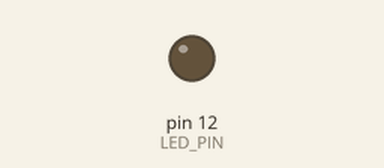
A sketch run on a simulated Arduino Uno, built with avr-gcc and run on an emulated ATmega328P. On the bench: output pins drawn as LEDs (lit = HIGH).

Above: at 0.2 s.
At 43.45 s:
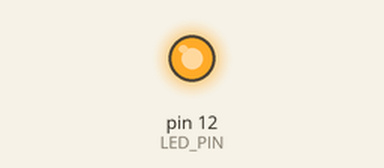
Timing chart, 0 to 44.2 s (numbered marks = the images above):
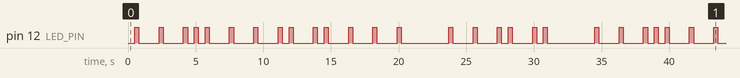

The sketch:

2f.ino
```cpp
#define LED_PIN 12

int count = 0;

void setup()
{
  pinMode(LED_PIN, OUTPUT);
  Serial.begin(9600);
}
void loop()
{
  // A
  delay(500);
  digitalWrite(LED_PIN, HIGH);
  delay(300);
  digitalWrite(LED_PIN, LOW);
  delay(1500);
  digitalWrite(LED_PIN, HIGH);
  delay(300);
  digitalWrite(LED_PIN, LOW);


  // D
  delay(1500);
  digitalWrite(LED_PIN, HIGH);
  delay(300);
  digitalWrite(LED_PIN, LOW);
  delay(500);
  digitalWrite(LED_PIN, HIGH);
  delay(300);
  digitalWrite(LED_PIN, LOW);
  delay(500);
  digitalWrite(LED_PIN, HIGH);
  delay(300);
  digitalWrite(LED_PIN, LOW);

  // O
  while (count <= 2) {
    delay(1500);
    digitalWrite(LED_PIN, HIGH);
    delay(300);
    digitalWrite(LED_PIN, LOW);
    count++;
  }
  count = 0;

  // R
  delay(500);
  digitalWrite(LED_PIN, HIGH);
  delay(300);
  digitalWrite(LED_PIN, LOW);
  delay(1500);
  digitalWrite(LED_PIN, HIGH);
  delay(300);
  digitalWrite(LED_PIN, LOW);
  delay(500);
  digitalWrite(LED_PIN, HIGH);
  delay(300);
  digitalWrite(LED_PIN, LOW);

  // O
  while (count <= 2) {
    delay(1500);
    digitalWrite(LED_PIN, HIGH);
    delay(300);
    digitalWrite(LED_PIN, LOW);
    count++;
  }
  count = 0;

  delay(3000);

  // A
  delay(500);
  digitalWrite(LED_PIN, HIGH);
  delay(300);
  digitalWrite(LED_PIN, LOW);
  delay(1500);
  digitalWrite(LED_PIN, HIGH);
  delay(300);
  digitalWrite(LED_PIN, LOW);

  // C
  while (count <= 1) {
    delay(1500);
    digitalWrite(LED_PIN, HIGH);
    delay(300);
    digitalWrite(LED_PIN, LOW);
    delay(500);
    digitalWrite(LED_PIN, HIGH);
    delay(300);
    digitalWrite(LED_PIN, LOW);
    count++;
  }
  count = 0;

  delay(3000);
}
```

Measured:
- by itself, pin 12 (LED_PIN): moves between LOW and HIGH, repeating every 34.0 s
- by itself, everything shown: repeats every 34.0 s, in 40 steps
